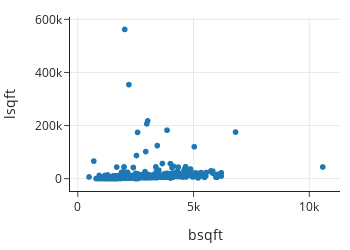

Notebook source saved alongside this figure:
### Markdown cell above
The log transform can also reveal shape in scatter plots.
Below, we've plotted building size on the x-axis and
the lot size on the y-axis.
It's hard to see the shape in this plot since many of the points are crammed
along the bottom of the data region.

### Code cell
px.scatter(sfh, x='bsqft', y='lsqft', 
          width=350, height=250)

### Figure 1 — Plotly figure (JSON) as saved in the notebook; plotly's stock layout.template omitted (floating-point values rounded to 4 significant figures; data arrays with more than 128 entries replaced by an {"elided": "..."} marker saying what was removed)
{"data": [{"hovertemplate": "bsqft=%{x}<br>lsqft=%{y}<extra></extra>", "legendgroup": "", "marker": {"color": "#1F77B4", "symbol": "circle"}, "mode": "markers", "name": "", "showlegend": false, "type": "scattergl", "x": {"elided": "3065 int values"}, "xaxis": "x", "y": {"elided": "3065 int values"}, "yaxis": "y"}], "layout": {"height": 250, "legend": {"tracegroupgap": 0}, "width": 350, "xaxis": {"anchor": "y", "autorange": true, "domain": [0, 1], "range": [-336.0, 11330.0], "title": {"text": "bsqft"}, "type": "linear"}, "yaxis": {"anchor": "x", "autorange": true, "domain": [0, 1], "range": [-46350.0, 608700.0], "title": {"text": "lsqft"}, "type": "linear"}}}
